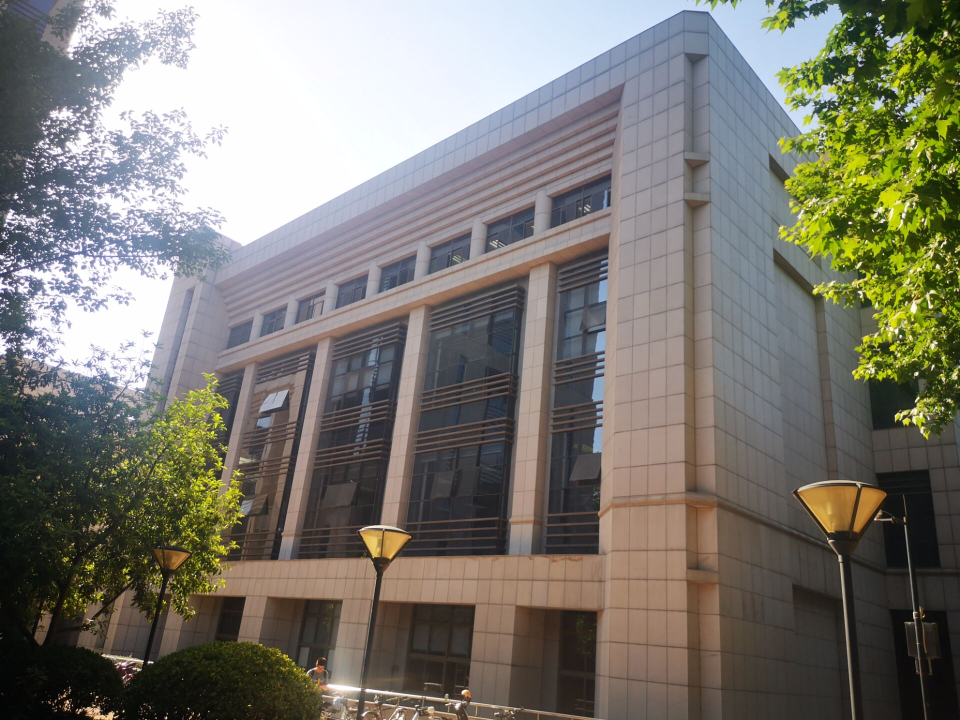
#> input picture mission2/zhu_1.jpg, 1920 x 1440 px (shown at 1/2 size)
$ python FundamentalMatrix.py
#> lines starting #> are read from the running program, lines starting #| are printed output that depends on the picture
import numpy as np
import cv2 as cv
from matplotlib import pyplot as plt
import json
import get_point
img1 = cv.imread('zhu_1.jpg',0)  #queryimage # left image
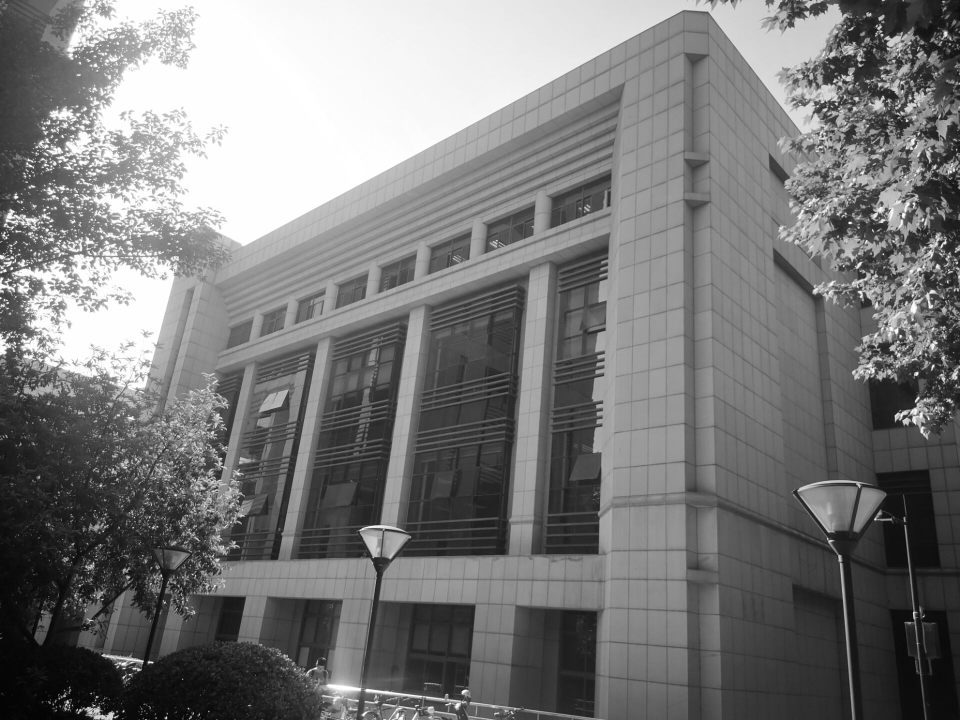
#> img1: shape (1440, 1920) (shown at 1/2 size); min 0, max 255, mean 121.2
img2 = cv.imread('zhu_2.jpg',0) #trainimage # right image
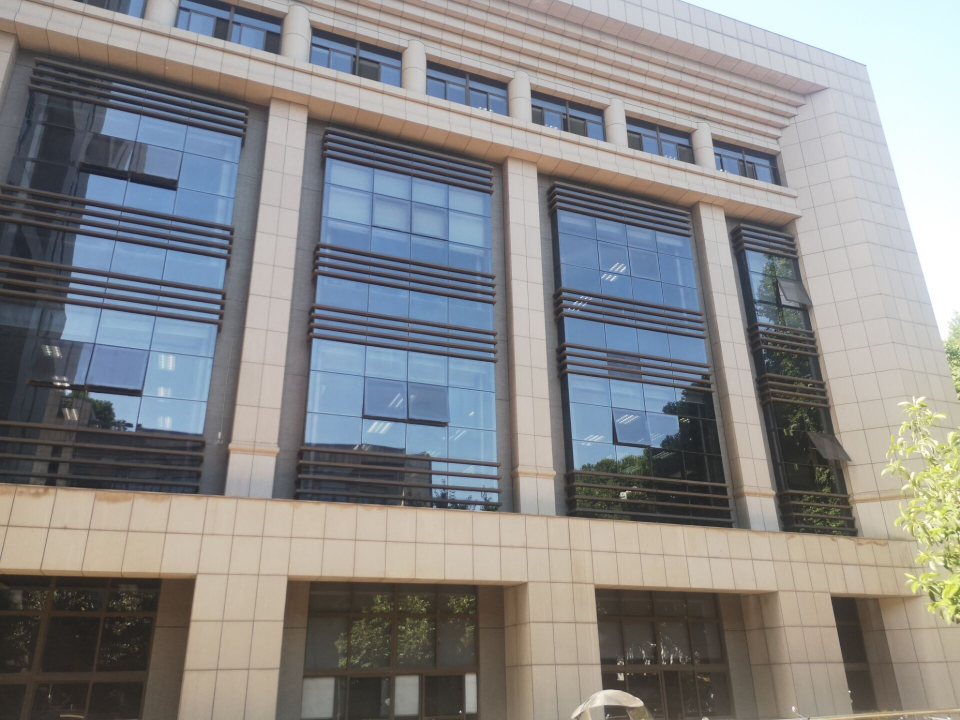
#> input picture mission2/zhu_2.jpg, 1920 x 1440 px (shown at 1/2 size)
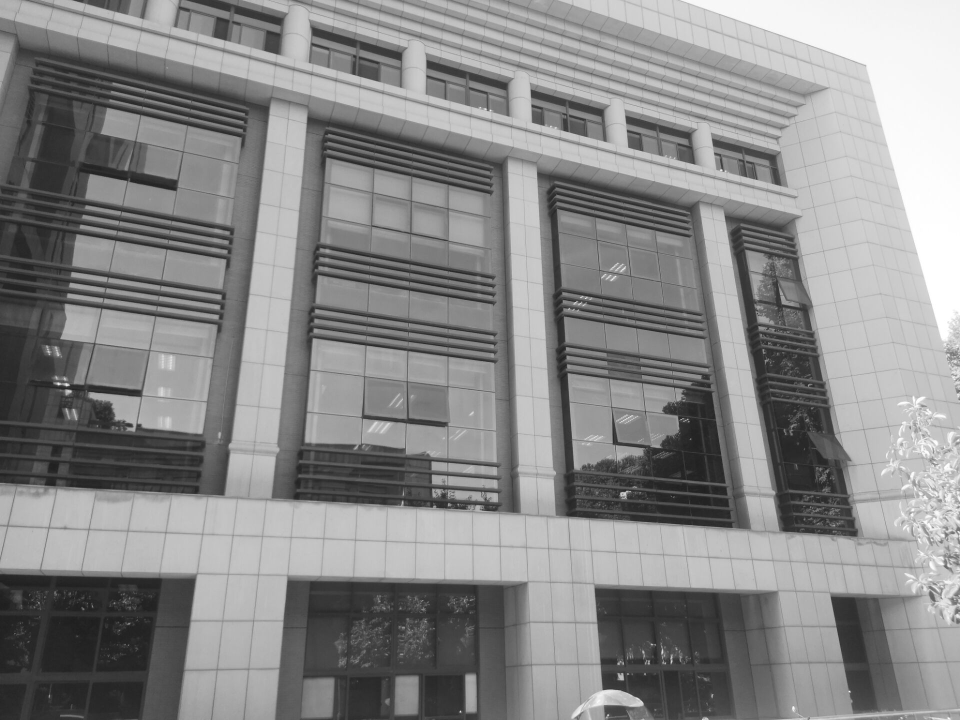
#> img2: shape (1440, 1920) (shown at 1/2 size); min 22, max 255, mean 136
k = np.array(([3026.5,0,0],
             [0,3048.6,0],
             [2009.4,1611,1]),dtype='float64')
k = k.T
pts1 = []
pts2 = []
#> (the run stopped early here; a loop or call above may not have finished)
